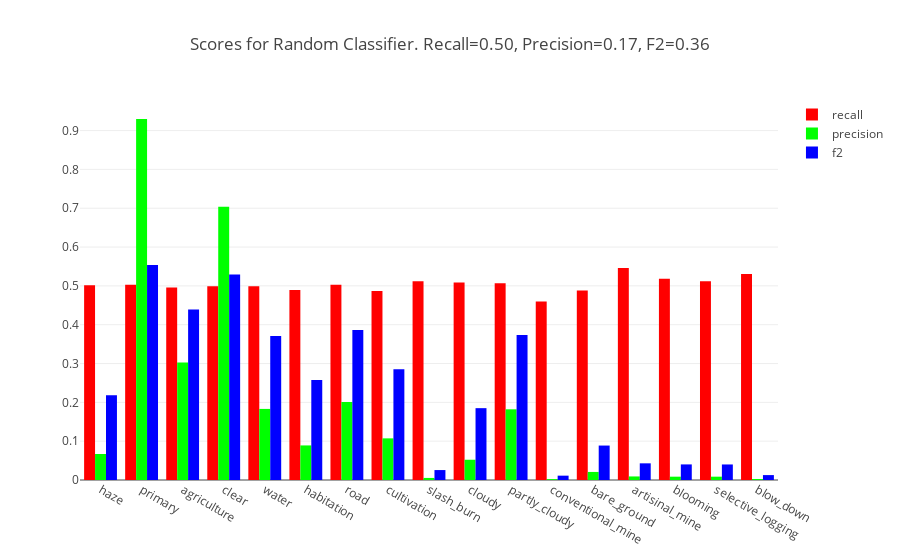

Here is the notebook cell this chart was saved with:
### Markdown cell above
## Random Classifier

In order to establish a baseline for performance, we first use a classifier that assigns labels at random by flipping an unbiased coin for each label.

### Code cell
pred_labels_rand = planet.predict.random(num_all, num_labels)

planet.predict.plot_scores(pred_labels_rand, all_labels, tag_indices.keys(),
                           'Random', os.path.join(data_dir, 'rand_scores.html'))

### Figure 1 — Plotly figure (JSON) as saved in the notebook; plotly's stock layout.template omitted (floating-point values rounded to 4 significant figures)
{"data": [{"marker": {"color": "rgb(255, 0, 0)"}, "name": "recall", "type": "bar", "x": ["haze", "primary", "agriculture", "clear", "water", "habitation", "road", "cultivation", "slash_burn", "cloudy", "partly_cloudy", "conventional_mine", "bare_ground", "artisinal_mine", "blooming", "selective_logging", "blow_down"], "y": [0.5017, 0.5031, 0.4955, 0.4988, 0.4987, 0.4893, 0.5027, 0.4867, 0.512, 0.5089, 0.5065, 0.46, 0.4884, 0.5457, 0.5181, 0.5118, 0.5306]}, {"marker": {"color": "rgb(0, 255, 0)"}, "name": "precision", "type": "bar", "x": ["haze", "primary", "agriculture", "clear", "water", "habitation", "road", "cultivation", "slash_burn", "cloudy", "partly_cloudy", "conventional_mine", "bare_ground", "artisinal_mine", "blooming", "selective_logging", "blow_down"], "y": [0.06698, 0.9298, 0.3026, 0.7035, 0.1831, 0.08906, 0.2009, 0.1073, 0.005333, 0.05219, 0.1821, 0.002278, 0.02076, 0.009165, 0.008562, 0.008539, 0.002577]}, {"marker": {"color": "rgb(0, 0, 255)"}, "name": "f2", "type": "bar", "x": ["haze", "primary", "agriculture", "clear", "water", "habitation", "road", "cultivation", "slash_burn", "cloudy", "partly_cloudy", "conventional_mine", "bare_ground", "artisinal_mine", "blooming", "selective_logging", "blow_down"], "y": [0.2183, 0.5539, 0.4394, 0.5296, 0.3709, 0.2577, 0.3866, 0.285, 0.0256, 0.185, 0.3734, 0.01117, 0.08872, 0.04294, 0.04016, 0.04003, 0.01264]}], "layout": {"barmode": "group", "title": "Scores for Random Classifier. Recall=0.50, Precision=0.17, F2=0.36"}}
